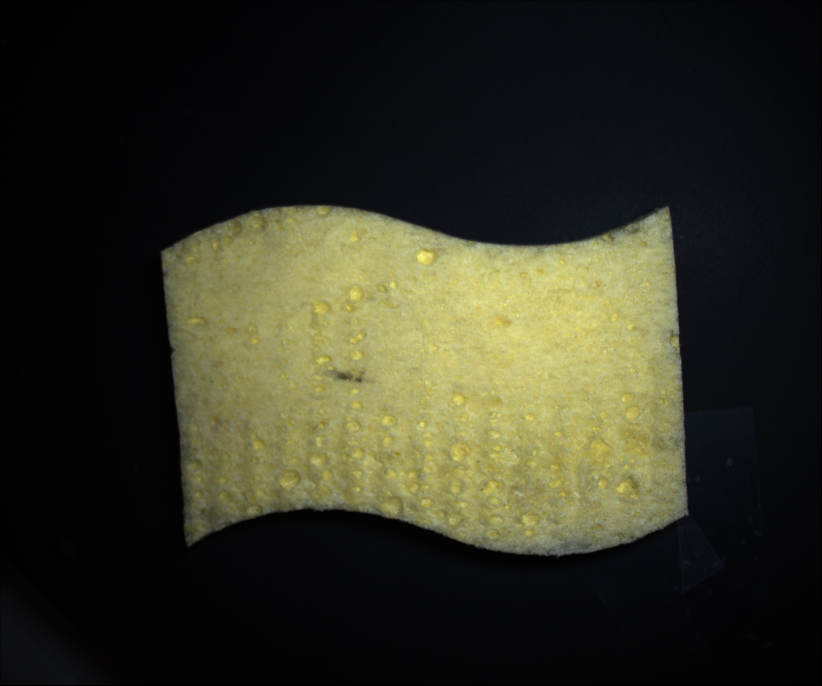
#> input picture trevor/Sponge/images/37958.png, 2464 x 2056 px (shown at 1/3 size); its folder holds only this picture in this run
$ python -i SpongeCropping-1.py   (imports and definitions only)
#> lines starting #> are read from the running program, lines starting #| are printed output that depends on the picture; after the words box and inside, x2 and y2 are one past the last pixel; in counts of white or black regions, pixels touching at a corner belong together
#> further down, picture is the input picture: shape (2056, 2464, 3); mean B, G, R 34.1, 48.9, 49.1
import glob
import cv2 as cv
import numpy as np

#Function to rotate image by a certain angle
def rotate(image, angle):
    center = (image.shape[1] // 2, image.shape[0] // 2)
    M = cv.getRotationMatrix2D(center, angle, 1.0)
    rotated = cv.warpAffine(image, M, (image.shape[1], image.shape[0]))
    return rotated

#function that finds contours of image and returns bounding box coordinated of largest contour
def findcontours(image):
    #Thresholding based on a yellow color
    yellowthresh = cv.inRange(image, (0, 0, 40),(255, 255, 255))
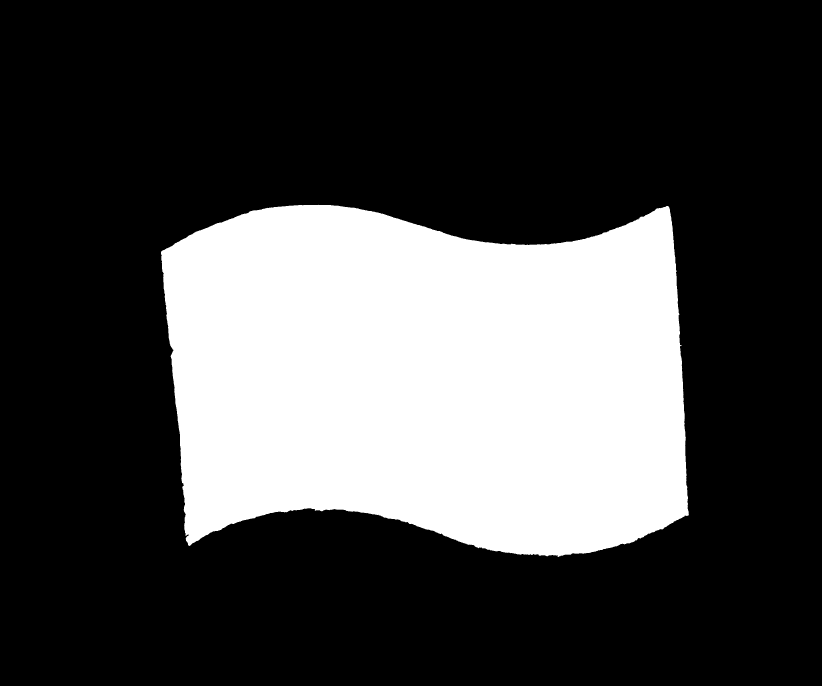
#> yellowthresh: shape (2056, 2464) (shown at 1/3 size); 27.7% white; 1 white region, box (x1, y1, x2, y2) and area: (483, 614, 2067, 1671) 1404488
    #Canny edge detector
    edged = cv.Canny(yellowthresh, 0, 255)
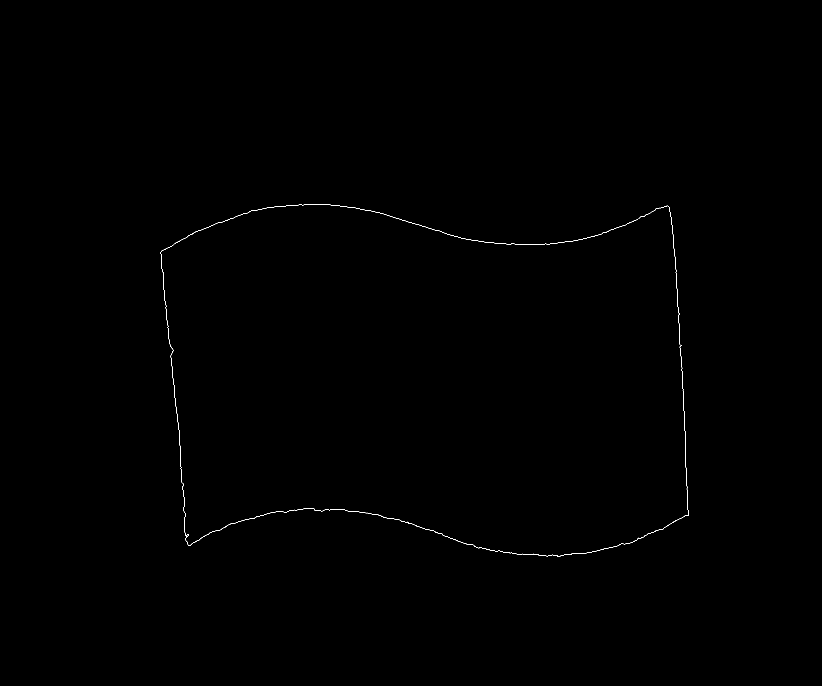
#> edged: shape (2056, 2464) (shown at 1/3 size); 0.1% white in thin lines or dots, all inside (x1, y1, x2, y2) = (482, 614, 2067, 1671)
    #Finds contours in images
    (cnts, _) = cv.findContours(edged.copy(), cv.RETR_EXTERNAL, cv.CHAIN_APPROX_SIMPLE)
#> cnts = 3 contours, 1 with area under 20; largest, box (x1, y1, x2, y2) and area: (556, 1038, 2067, 1671) 119, (482, 614, 1914, 1607) 58

    #Loops through all contours and returns largest area contour
    prevarea = 0
    for (i, c) in enumerate(cnts):
        area = cv.contourArea(c)
        if area > prevarea:
            index = i
        prevarea = area
#> this loop made 3 passes
#> (area, index, prevarea) on passes 1, 3: (119, 0, 119), (57.5, 2, 57.5)
    contour = cnts[index]
#> contour = contour of 1801 points, box (x1, y1, x2, y2) (482, 614, 1914, 1607), area 58

    #Finds a min area rectangle to bound the contour (angled bounding box)
    rect = cv.minAreaRect(contour)
#> rect = ((1021.9, 829.2), (1655.6, 743.2), -35.05)
    box = cv.boxPoints(rect)
#> box = [[557.7, 1608.8], [130.9, 1000.4], [1486.2, 49.61], [1913, 658]]
    box = np.int0(box)
#> box = [[557, 1608], [130, 1000], [1486, 49], [1913, 658]]

    return (rect , box)

file = 0
#Loops through every image in "images" path
# [25 lines not run here, left out]

>>> import cv2
>>> picture = cv2.imread('images/37958.png')
>>> result = findcontours(picture)
#> result = (((1021.9, 829.2), (1655.6, 743.2), -35.05), [[557, 1608], [130, 1000], [1486, 49], [1913, 658]])
